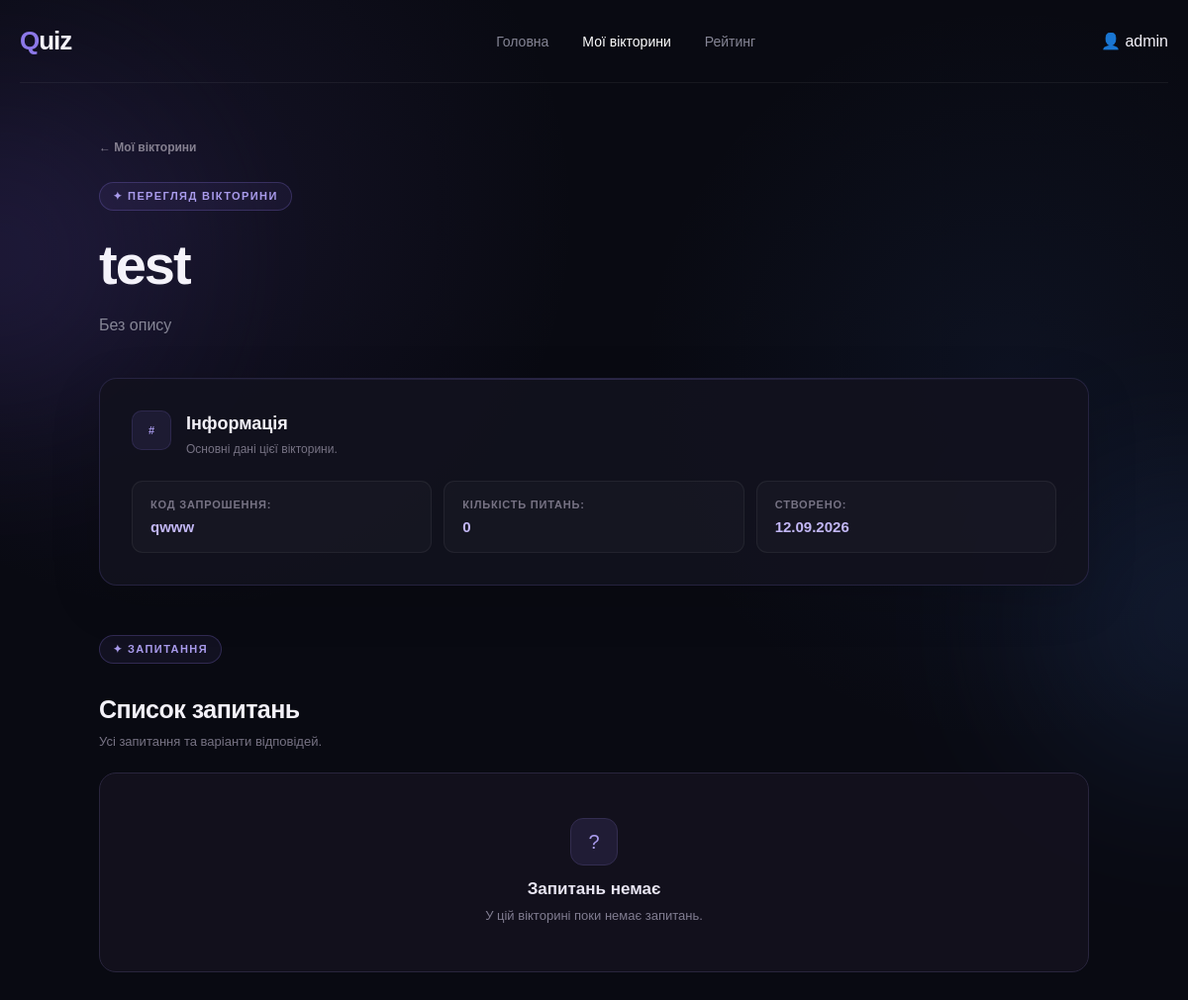
The app's page /quiz/1/ (signed in) with its own data.
### quiz/models.py (models this page shows, shortened)
class Quiz(models.Model):
    title = models.CharField(max_length=200)
    description = models.TextField(blank=True)
    author = models.ForeignKey(
        User,
        on_delete=models.CASCADE,
        related_name='quizzes'
    )
    invitation_code = models.CharField(max_length=20, unique=True)
    created_at = models.DateTimeField(auto_now_add=True)

### quiz/views.py (the view)
# urls.py: path('quiz/<int:quiz_id>/', quiz_detail, name='quiz_detail'),
@login_required(login_url='login')
def quiz_detail(request, quiz_id):
    quiz = Quiz.objects.get(
        id=quiz_id,
        author=request.user
    )
    return render(request, 'quiz_detail.html', {
        'quiz': quiz
    })

### templates/quiz_detail.html (shortened to what this page needs)
{% extends 'base.html' %}
{% block content %}
<header class="navbar">
    <a href="{% url 'quiz_list' %}" class="logo">
        <span>Q</span>uiz
    </a>
    <nav>
        <a href="{% url 'quiz_list' %}">Головна</a>
        <a href="{% url 'my_quizzes' %}" class="active">
            Мої вікторини
        </a>
        <a href="#">Рейтинг</a>
    </nav>
    <span class="nav-username">
        👤 {{ user.username }}
    </span>
</header>
<main class="editor-page">
    <div class="editor-heading">
        <a href="{% url 'my_quizzes' %}" class="create-back">
            ← Мої вікторини
        </a>
        <div class="badge">
            ✦ ПЕРЕГЛЯД ВІКТОРИНИ
        </div>
        <h1>
            {{ quiz.title }}
        </h1>
        <p>
            {{ quiz.description|default:"Без опису" }}
        </p>
    </div>
    <section class="editor-card">
        <div class="editor-card-title">
            <span class="editor-number">
                #
            </span>
            <div>
                <h2>Інформація</h2>
                <p>Основні дані цієї вікторини.</p>
            </div>
        </div>
        <div class="quiz-detail-info">
            <p>
                Код запрошення:
                <strong>{{ quiz.invitation_code }}</strong>
            </p>
            <p>
                Кількість питань:
                <strong>{{ quiz.questions.count }}</strong>
            </p>
            <p>
                Створено:
                <strong>{{ quiz.created_at|date:"d.m.Y" }}</strong>
            </p>
        </div>
    </section>
    <div class="editor-section-heading">
        <div>
            <div class="badge">✦ ЗАПИТАННЯ</div>
            <h2>Список запитань</h2>
            <p>
                Усі запитання та варіанти відповідей.
            </p>
        </div>
    </div>
    {% for question in quiz.questions.all %}
        <section class="editor-card">
            <div class="editor-card-title">
                <span class="editor-number">
                    {{ forloop.counter|stringformat:"02d" }}
                </span>
                <div>
                    <h2>{{ question.text }}</h2>
                    <p>
                        {{ question.time_limit }} сек ·
                        {{ question.score }} балів
                    </p>
                </div>
            </div>
            <div class="quiz-detail-answers">
                {% for answer in question.answers.all %}
                    <div class="quiz-detail-answer {% if answer.is_correct %}correct{% endif %}">
                        <span>
                            {{ forloop.counter }}
                        </span>
                        <p>
                            {{ answer.text }}
                        </p>
                        {% if answer.is_correct %}
                            <strong>✓ Правильна</strong>
                        {% endif %}
                    </div>
                {% endfor %}
            </div>
        </section>
    {% empty %}
        <div class="profile-empty">
            <div class="profile-empty-icon">?</div>
            <h3>Запитань немає</h3>
            <p>
                У цій вікторині поки немає запитань.
            </p>
        </div>
    {% endfor %}
</main>
{% endblock %}

### records on screen
Quiz: title "test", description "Без опису", invitation_code "qwww", questions.count "0", created_at "12.09.2026"

### other values on screen
{{ user.username }} "admin"
